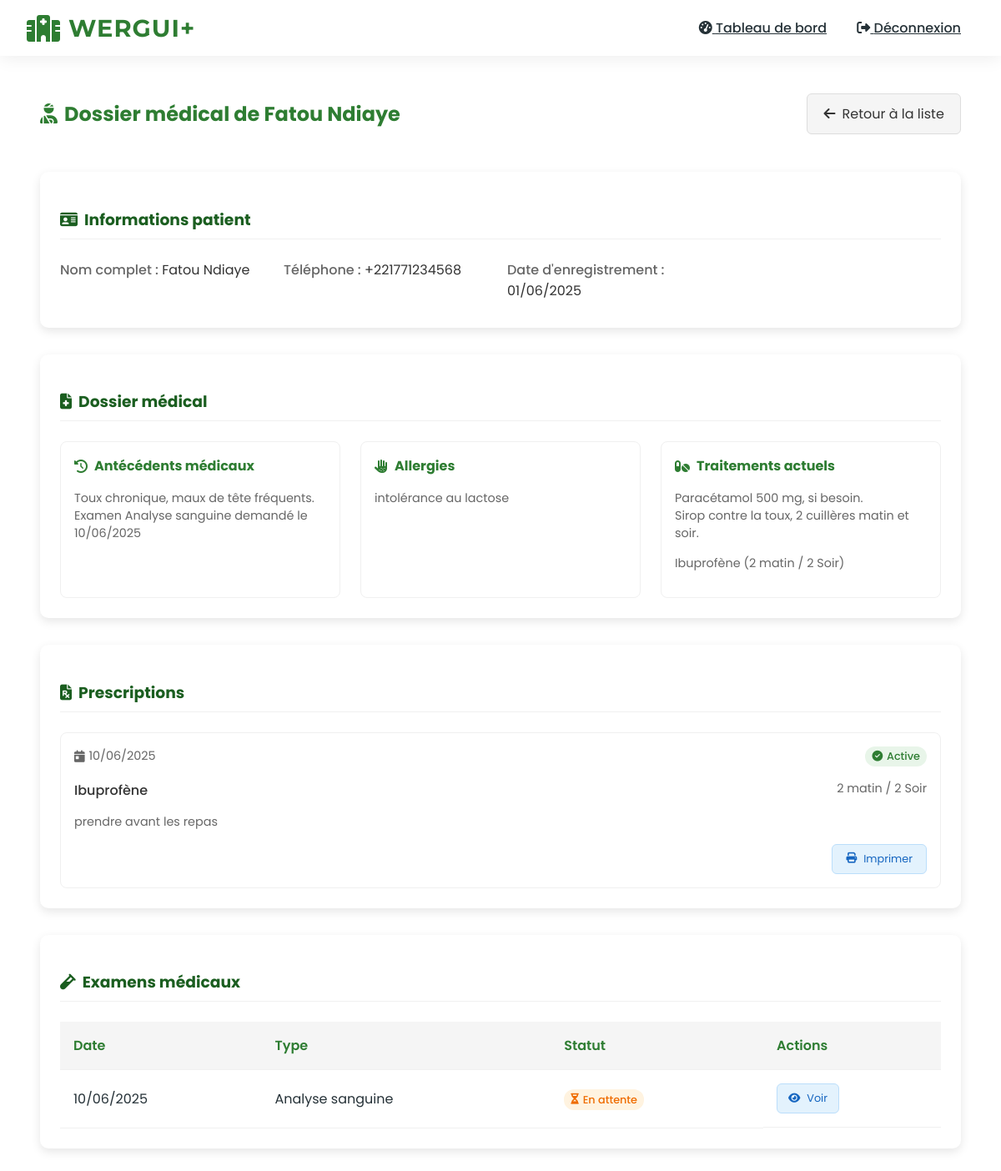
Page /doctor/view-patient-detail/5/ (signed in) on the earlier database version.
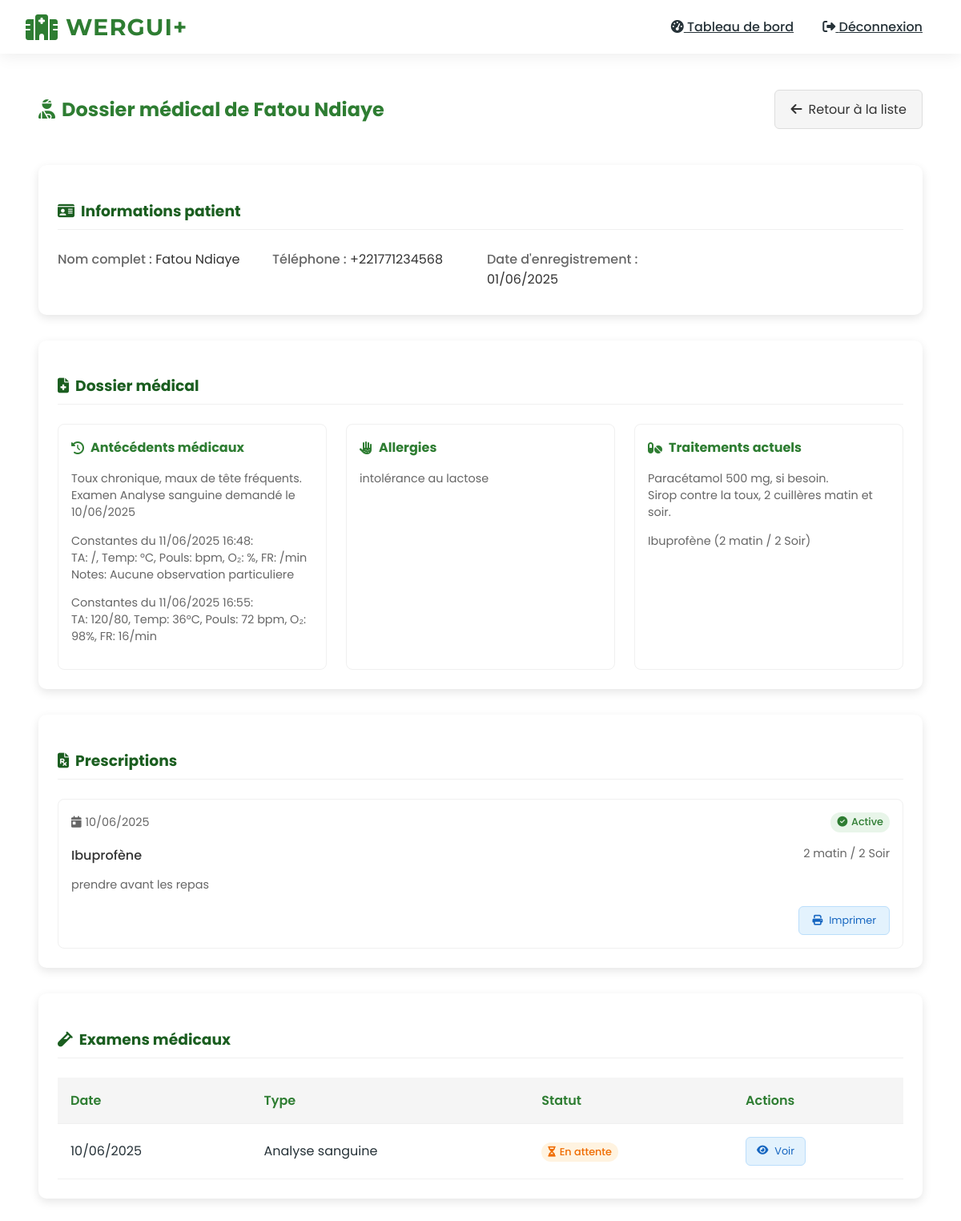
Same page on the later database version.
### accounts/models.py (models this page shows, shortened)
class PatientRecord(models.Model):
    patient = models.ForeignKey(CustomUser, on_delete=models.CASCADE, related_name='medical_records')
    created_by = models.ForeignKey(CustomUser, on_delete=models.SET_NULL, null=True, related_name='created_records')
    created_at = models.DateTimeField(auto_now_add=True)
    last_updated = models.DateTimeField(auto_now=True)
    medical_history = models.TextField()
    allergies = models.TextField(blank=True)
    current_medications = models.TextField(blank=True)
    blood_type = models.CharField(max_length=10, blank=True, choices=[
        ('A+', 'A+'), ('A-', 'A-'), ('B+', 'B+'), ('B-', 'B-'),
        ('AB+', 'AB+'), ('AB-', 'AB-'), ('O+', 'O+'), ('O-', 'O-')
    ])
    primary_doctor = models.ForeignKey(CustomUser, on_delete=models.SET_NULL, null=True,
                                     related_name='primary_patients', limit_choices_to={'role': 'DOCTOR'})
    last_consultation = models.DateField(null=True, blank=True)
    next_appointment = models.DateField(null=True, blank=True)
    is_critical = models.BooleanField(default=False)
    critical_since = models.DateTimeField(null=True, blank=True)
    critical_reason = models.TextField(blank=True)
    priority = models.CharField(max_length=1, choices=[('1', 'Urgence vitale'), ('2', 'Urgence sérieuse'), ('3', 'Urgence mineure')], blank=True)

### accounts/views.py (the view)
# urls.py: path('doctor/view-patient-detail/<int:patient_id>/', views.view_patient_detail, name='view_patient_detail'),
@login_required
@role_required('DOCTOR')
def view_patient_detail(request, patient_id):
    patient = get_object_or_404(CustomUser, id=patient_id, role='PATIENT')
    record = get_object_or_404(PatientRecord, patient=patient)
    prescriptions = Prescription.objects.filter(patient=patient)
    exams = MedicalExam.objects.filter(patient=patient)
    return render(request, 'accounts/doctor/view_patient_detail.html', {
        'patient': patient,
        'record': record,
        'prescriptions': prescriptions,
        'exams': exams
    })

### accounts/views.py (called while the page is built)
def role_required(*roles):
    def decorator(view_func):
        @wraps(view_func)
        def _wrapped_view(request, *args, **kwargs):
            if request.user.role not in roles:
                messages.error(request, "Vous n'avez pas la permission d'accéder à cette page.")
                return redirect('dashboard')
            return view_func(request, *args, **kwargs)
        return _wrapped_view
    return decorator

### accounts/templates/accounts/doctor/view_patient_detail.html (shortened to what the changed rows need)
{% extends "base.html" %}
{% block content %}
<div class="patient-detail-container">
    <div class="patient-header">
        <h2 class="patient-title">
            <i class="fas fa-user-injured"></i> Dossier médical de {{ patient.get_full_name }}
        </h2>
    </div>
    <div class="patient-sections">
        <div class="patient-section">
            <div class="medical-grid">
                <div class="medical-card">
                    <div class="card-content">
                        {{ record.medical_history|linebreaks|default:"Aucun antécédent enregistré" }}
                    </div>
                </div>
                <div class="medical-card">
                    <div class="card-content">
                        {{ record.allergies|linebreaks|default:"Aucune allergie connue" }}
                    </div>
                </div>
                <div class="medical-card">
                    <div class="card-content">
                        {{ record.current_medications|linebreaks|default:"Aucun traitement en cours" }}
                    </div>
                </div>
            </div>
        </div>
        <div class="patient-section">
            {% if exams %}
                <div class="exams-table-container">
                    <table class="exams-table">
                        <thead>
                            <tr>
                                <th>Date</th>
                                <th>Type</th>
                                <th>Statut</th>
                                <th>Actions</th>
                            </tr>
                        </thead>
                    </table>
                </div>
            {% else %}
                <div class="no-data">
                    <i class="fas fa-info-circle"></i> Aucun examen médical
                </div>
            {% endif %}
        </div>
    </div>
</div>
{% endblock %}

Differences in the rows shown:
changed PatientRecord "intolérance au lactose": medical_history "Toux chronique, maux de tête fréquents. Examen Analyse sanguine demandé le 10/06/2025" → "…sanguine demandé le 10/06/2025 Constantes du 11/06/2025 16:48: TA: /, Temp: °C, Pouls: bpm, O₂: %, FR: /min Notes: Aucune observation particuliere Constantes du 11/06/2025 16:55: TA: 120/80, Temp: 36°C, Pouls: 72 bpm, O₂: 98%, FR: 16/min"
